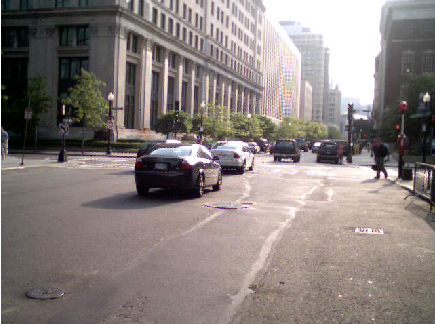
%> input picture 1.png, 435 x 324 px
$ octave TTBD.m   (GNU Octave 9; MATLAB toolbox functions it lacks are replaced by stand-ins)
%> lines starting %> are read from the running program, lines starting %| are printed output that depends on the picture; in (x1, y1, x2, y2) boxes, pixels count from 0 and x2, y2 are one past the last pixel; in counts of white or black regions, pixels touching at a corner belong together; the program's own positions count from 1
% F. Liao, T. Chen, and P. Chung, “A Fast Algorithm for Multilevel Thresholding,”
% Journal of Information Science and Engineering, vol. 17, no. 5, pp. 713–727, 2001.

clc
clear
close all

img = imread('1.png');
%> img is the input picture: size 324x435x3 uint8; mean R, G, B 135.9, 126.8, 124.1
if size(img,3)>1
    img = rgb2gray(img);
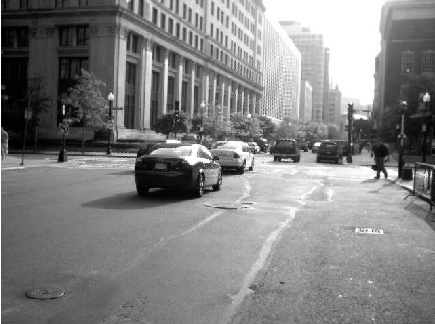
%> img: size 324x435 uint8; min 0, max 255, mean 129.2
end

thresh_count = 5;
multi_thresh = multithresh(img, thresh_count);
%> multi_thresh = [42 86 126 166 215]

lower_threshold = multi_thresh(1:end-1);
%> lower_threshold = [42 86 126 166]
upper_threshold = multi_thresh(2:end);
%> upper_threshold = [86 126 166 215]

for k = 1: length(lower_threshold)
    Ib{k} = (img > lower_threshold(k)) .* (img<= upper_threshold(k));
end
%> after the loop, Ib = 4 items

% show the results
r = floor(sqrt((thresh_count+1)));
c = floor((thresh_count+1)/r);

subplot(r,c,1); imshow(img); title('main image');
for k = 1: length(lower_threshold)
    subplot(r,c,k+1);
    imshow(Ib{k});
    title(sprintf(' %d<t_b<=%d',lower_threshold(k), upper_threshold(k)));
end
%> this loop made 4 passes
%> pass 1, `imshow(Ib{k});`:
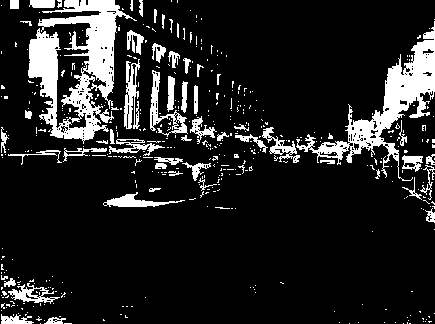
%> displayed picture: size 324x435, on the screen's scale of 0 to 255; 13.8% white; 450 white regions (394 under 20 px), largest, box (x1, y1, x2, y2) and area: (28, 0, 137, 144) 6494, (296, 21, 435, 181) 4579, (150, 70, 188, 137) 630
%> pass 2, `imshow(Ib{k});`:
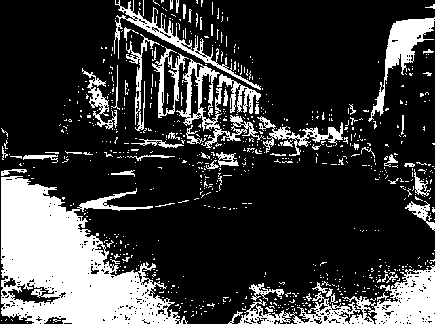
%> displayed picture: size 324x435, on the screen's scale of 0 to 255; 22.8% white; 763 white regions (703 under 20 px), largest, box (x1, y1, x2, y2) and area: (1, 176, 188, 324) 15034, (238, 265, 435, 324) 3980, (368, 17, 435, 122) 1748
%> after the loop:
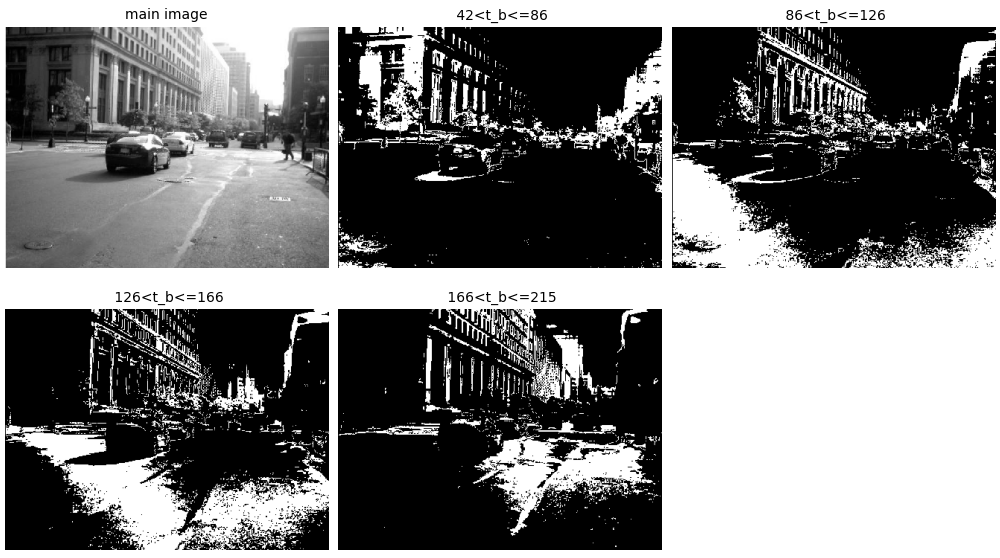
%> figure redrawn from the program's plot data, 5 panels
